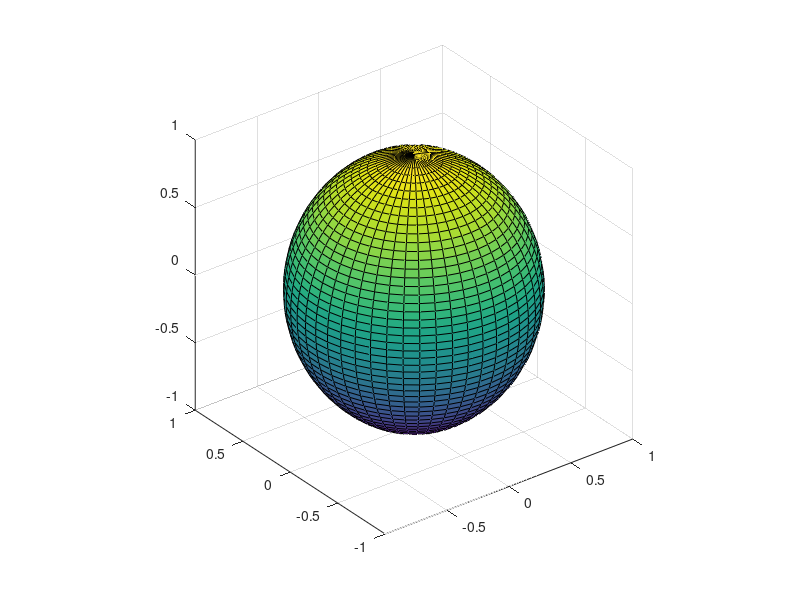

Recreate this plot in MATLAB.
clc
close all
clear

th_vec=linspace(0,2*pi,50); %lemda
phi_vec = linspace(0,pi,50);

[th,phi] = meshgrid(th_vec,phi_vec);
X = sin(phi).*cos(th);
Y = sin(phi).*sin(th);
Z = cos(phi);

[Nx,Ny,Nz] = surfnorm(X,Y,Z);

X_offset = X + 10.*Nx;
Y_offset = Y + 10.*Ny;
Z_offset = Z + 10.*Nz;


%r = surf(X,Y,Z);
r_offset = surf(X_offset,Y_offset,Z_offset);
%surf(Nx,Ny,Nz)
axis equal